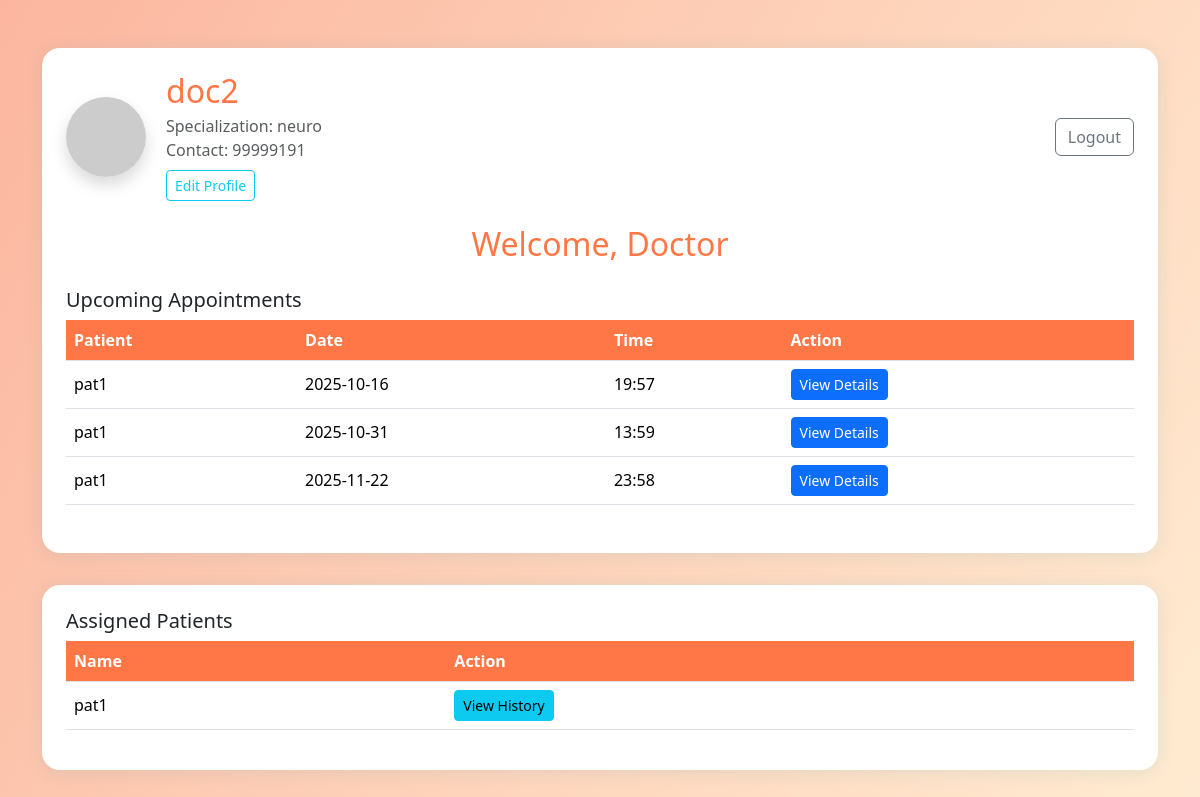
Page /doctor (signed in) on the committed database.
### tables this page shows
CREATE TABLE doctors (
    id INTEGER PRIMARY KEY,  -- links to users.id
    name TEXT NOT NULL,
    specialization TEXT NOT NULL, -- should match departments.name
    contact TEXT
);

CREATE TABLE appointments (
    id INTEGER PRIMARY KEY AUTOINCREMENT,
    doctor_id INTEGER NOT NULL,
    patient_id INTEGER NOT NULL,
    date TEXT NOT NULL,
    time TEXT NOT NULL,
    status TEXT NOT NULL CHECK(status IN ('Booked', 'Completed', 'Cancelled')),
    diagnosis TEXT,
    prescription TEXT,
    notes TEXT,
    FOREIGN KEY (doctor_id) REFERENCES users(id),
    FOREIGN KEY (patient_id) REFERENCES users(id)
);

CREATE TABLE users (
    id INTEGER PRIMARY KEY AUTOINCREMENT,
    username TEXT UNIQUE NOT NULL,
    password TEXT NOT NULL,
    role TEXT NOT NULL CHECK(role IN ('admin', 'doctor', 'patient'))
);

CREATE TABLE patients (
    id INTEGER PRIMARY KEY,  -- links to users.id
    name TEXT NOT NULL,
    contact TEXT
, age INTEGER, pfp TEXT);

### app.py (the view)
@app.route('/doctor')
def doctor_dashboard():
    if 'user_id' not in session or session.get('role') != 'doctor':
        return redirect(url_for('login'))
    user_id = session['user_id']
    db = get_db()
    doctor = db.execute('SELECT name, specialization, contact FROM doctors WHERE id = ?', (user_id,)).fetchone()
    doctor_name = doctor[0] if doctor else ''
    doctor_spec = doctor[1] if doctor else ''
    doctor_contact = doctor[2] if doctor else ''
    doctor_pfp = None # implement/upload if you add photo support
    appointments = db.execute('''
        SELECT a.id, u.username as patient_name, a.date, a.time
        FROM appointments a
        JOIN users u ON a.patient_id = u.id
        WHERE a.doctor_id = ? AND a.status = 'Booked'
        ORDER BY a.date, a.time
    ''', (user_id,)).fetchall()
    appointments = [dict(id=r[0], patient_name=r[1], date=r[2], time=r[3]) for r in appointments]
    patients = db.execute('''
        SELECT DISTINCT p.id, p.name
        FROM patients p
        JOIN appointments a ON a.patient_id = p.id
        WHERE a.doctor_id = ?
    ''', (user_id,)).fetchall()
    patients = [dict(id=r[0], name=r[1]) for r in patients]
    return render_template('doctor_dashboard.html',
        doctor_name=doctor_name, doctor_spec=doctor_spec, doctor_contact=doctor_contact,
        doctor_pfp=doctor_pfp,
        appointments=appointments, patients=patients
    )

### app.py (called while the page is built)
def get_db():
    db = getattr(g, '_database', None)
    if db is None:
        db = g._database = sqlite3.connect(DATABASE)
    return db

@app.teardown_appcontext
def close_connection(exception):
    db = getattr(g, '_database', None)
    if db is not None:
        db.close()

### templates/doctor_dashboard.html (shortened to what this page needs)
<!doctype html>
<html lang="en">
<head>
    <link href="https://cdn.jsdelivr.net/npm/bootstrap@5.3.2/dist/css/bootstrap.min.css" rel="stylesheet">
</head>
<body>
    <div class="container py-5">
        <div class="dashboard-card p-4 bg-white">
            <div class="d-flex align-items-center mb-4" style="gap:20px;">
                <img src="{% if doctor_pfp %}/static/doctor_pfps/{{ doctor_pfp }}{% else %}https://ui-avatars.com/api/?name={{ doctor_name | urlencode }}&background=7e57c2&color=fff&size=80{% endif %}"
                    class="rounded-circle shadow" width="80" height="80" alt="Profile">
                <div>
                    <h2 class="mb-1">{{ doctor_name }}</h2>
                    <div class="text-muted">Specialization: {{ doctor_spec }}</div>
                    <div class="text-muted">Contact: {{ doctor_contact }}</div>
                    <a href="{{ url_for('doctor_edit_profile') }}" class="btn btn-sm btn-outline-info mt-2">Edit Profile</a>
                </div>
                <a href="{{ url_for('logout') }}" class="btn btn-outline-secondary ms-auto">Logout</a>
            </div>
            <h2 class="text-center mb-4">Welcome, Doctor</h2>
            <h5>Upcoming Appointments</h5>
            <table class="table table-hover align-middle mb-4">
                <thead>
                    <tr>
                        <th>Patient</th>
                        <th>Date</th>
                        <th>Time</th>
                        <th>Action</th>
                    </tr>
                </thead>
                <tbody>
                    {% for appt in appointments %}
                    <tr>
                        <td>{{ appt['patient_name'] }}</td>
                        <td>{{ appt['date'] }}</td>
                        <td>{{ appt['time'] }}</td>
                        <td><a href="{{ url_for('doctor_appointment_detail', appt_id=appt['id']) }}" class="btn btn-primary btn-sm">View Details</a>
</td>
                    </tr>
                    {% endfor %}
                </tbody>
            </table>
        </div>
        <div class="dashboard-card p-4 bg-white">
            <h5>Assigned Patients</h5>
            <table class="table table-hover align-middle">
                <thead>
                    <tr>
                        <th>Name</th>
                        <th>Action</th>
                    </tr>
                </thead>
                <tbody>
                    {% for patient in patients %}
                    <tr>
                        <td>{{ patient['name'] }}</td>
                        <td><a href="{{ url_for('doctor_patient_history', patient_id=patient['id']) }}" class="btn btn-info btn-sm">View History</a>
</td>
                    </tr>
                    {% endfor %}
                </tbody>
            </table>
        </div>
    </div>
</body>
</html>

### templates/doctor_dashboard.html (style rules this page uses)
body { background: linear-gradient(120deg, #fcb69f 0%, #ffecd2 100%); }
.dashboard-card { border-radius: 18px; box-shadow: 0 2px 18px rgba(33,147,176,0.12); margin-bottom: 2rem; }
h2 { color: #ff7746; }
.table th { background-color: #ff7746; color: white; }

### rows in the picture
doctors: name "doc2", specialization "neuro", contact "99999191"
appointments: patient_name "pat1", date "2025-10-16", time "19:57"
appointments: patient_name "pat1", date "2025-10-31", time "13:59"
appointments: patient_name "pat1", date "2025-11-22", time "23:58"
patients: name "pat1"
